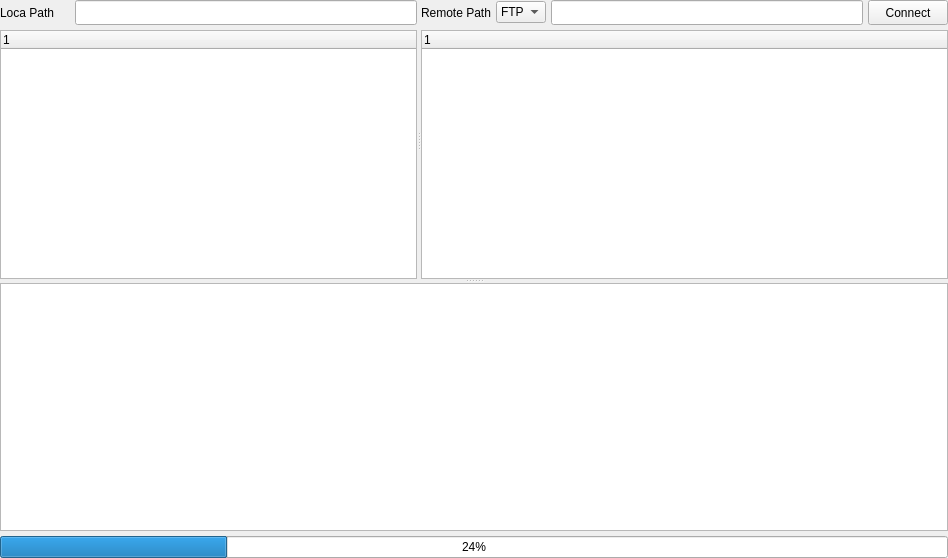
<?xml version="1.0" encoding="UTF-8"?>
<ui version="4.0">
 <class>FileTransfer</class>
 <widget class="QWidget" name="FileTransfer">
  <property name="geometry">
   <rect>
    <x>0</x>
    <y>0</y>
    <width>948</width>
    <height>558</height>
   </rect>
  </property>
  <property name="windowTitle">
   <string>Form</string>
  </property>
  <layout class="QGridLayout" name="gridLayout">
   <property name="leftMargin">
    <number>0</number>
   </property>
   <property name="topMargin">
    <number>0</number>
   </property>
   <property name="rightMargin">
    <number>0</number>
   </property>
   <property name="bottomMargin">
    <number>0</number>
   </property>
   <property name="spacing">
    <number>0</number>
   </property>
   <item row="0" column="0">
    <widget class="QSplitter" name="splitter_2">
     <property name="orientation">
      <enum>Qt::Vertical</enum>
     </property>
     <widget class="QSplitter" name="splitter">
      <property name="orientation">
       <enum>Qt::Horizontal</enum>
      </property>
      <widget class="QWidget" name="layoutWidget">
       <layout class="QVBoxLayout" name="verticalLayout_10">
        <property name="spacing">
         <number>5</number>
        </property>
        <item>
         <layout class="QHBoxLayout" name="horizontalLayout_38">
          <item>
           <widget class="QLabel" name="label_36">
            <property name="minimumSize">
             <size>
              <width>70</width>
              <height>25</height>
             </size>
            </property>
            <property name="maximumSize">
             <size>
              <width>70</width>
              <height>16777215</height>
             </size>
            </property>
            <property name="text">
             <string>Loca Path</string>
            </property>
           </widget>
          </item>
          <item>
           <widget class="QLineEdit" name="lineEdit_LocaFileSys">
            <property name="minimumSize">
             <size>
              <width>0</width>
              <height>25</height>
             </size>
            </property>
           </widget>
          </item>
         </layout>
        </item>
        <item>
         <widget class="QTreeWidget" name="treeWidget">
          <column>
           <property name="text">
            <string notr="true">1</string>
           </property>
          </column>
         </widget>
        </item>
       </layout>
      </widget>
      <widget class="QWidget" name="layoutWidget_2">
       <layout class="QVBoxLayout" name="verticalLayout_11">
        <property name="spacing">
         <number>5</number>
        </property>
        <item>
         <layout class="QHBoxLayout" name="horizontalLayout_39">
          <item>
           <widget class="QLabel" name="label_37">
            <property name="minimumSize">
             <size>
              <width>70</width>
              <height>25</height>
             </size>
            </property>
            <property name="maximumSize">
             <size>
              <width>70</width>
              <height>16777215</height>
             </size>
            </property>
            <property name="text">
             <string>Remote Path</string>
            </property>
           </widget>
          </item>
          <item>
           <widget class="QComboBox" name="comboBox_2">
            <property name="maximumSize">
             <size>
              <width>50</width>
              <height>16777215</height>
             </size>
            </property>
            <item>
             <property name="text">
              <string>FTP</string>
             </property>
            </item>
            <item>
             <property name="text">
              <string>FTPS</string>
             </property>
            </item>
            <item>
             <property name="text">
              <string>SFTP</string>
             </property>
            </item>
            <item>
             <property name="text">
              <string>SMB</string>
             </property>
            </item>
            <item>
             <property name="text">
              <string>SCP</string>
             </property>
            </item>
           </widget>
          </item>
          <item>
           <widget class="QLineEdit" name="lineEdit_RemoteFileSys">
            <property name="minimumSize">
             <size>
              <width>0</width>
              <height>25</height>
             </size>
            </property>
           </widget>
          </item>
          <item>
           <widget class="QPushButton" name="pushButton_Connect">
            <property name="minimumSize">
             <size>
              <width>80</width>
              <height>25</height>
             </size>
            </property>
            <property name="maximumSize">
             <size>
              <width>80</width>
              <height>25</height>
             </size>
            </property>
            <property name="text">
             <string>Connect</string>
            </property>
           </widget>
          </item>
         </layout>
        </item>
        <item>
         <widget class="QTreeWidget" name="treeWidget_2">
          <column>
           <property name="text">
            <string notr="true">1</string>
           </property>
          </column>
         </widget>
        </item>
       </layout>
      </widget>
     </widget>
     <widget class="QWidget" name="">
      <layout class="QVBoxLayout" name="verticalLayout">
       <property name="spacing">
        <number>5</number>
       </property>
       <item>
        <widget class="QListWidget" name="listWidget_FileTransferLog"/>
       </item>
       <item>
        <widget class="QProgressBar" name="progressBar">
         <property name="value">
          <number>24</number>
         </property>
        </widget>
       </item>
      </layout>
     </widget>
    </widget>
   </item>
  </layout>
 </widget>
 <resources/>
 <connections/>
</ui>
